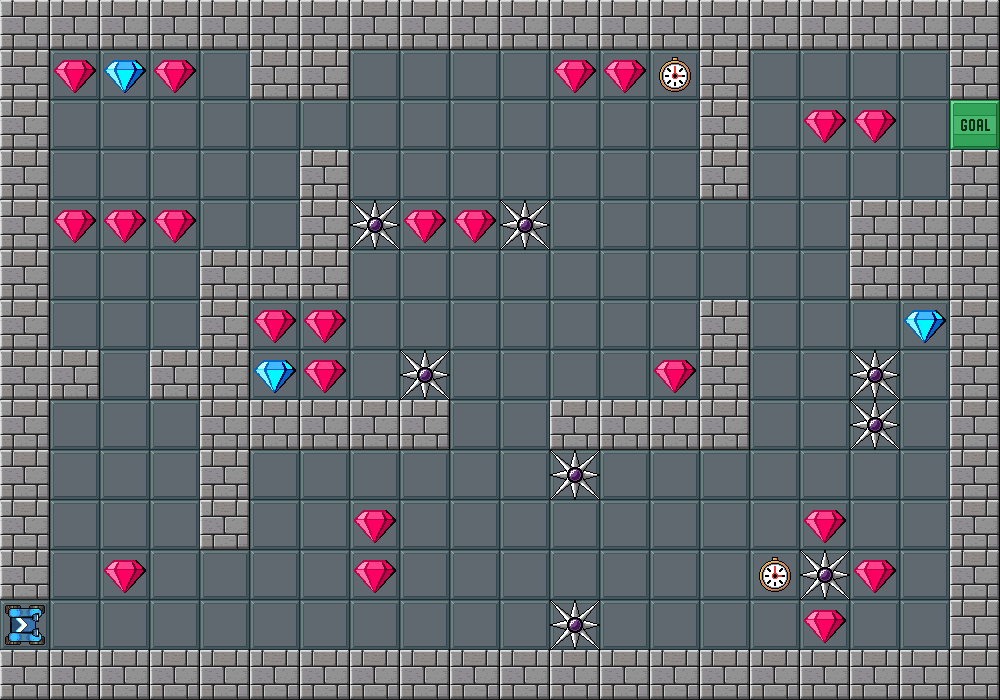

The image is a tile-based game level rendered from a .tmx file. Its description and complete source (layers, tilesets, objects, tile grids) follow:
An orthogonal 20x14 tile map with 50x50 px tiles, 1 tile layer (MapMaze).

<map version="1.1" tiledversion="2018.09.12" orientation="orthogonal" renderorder="right-down" width="20" height="14" tilewidth="50" tileheight="50" infinite="0" nextlayerid="3" nextobjectid="1">
 <tileset firstgid="1" source="TileSetMaze.tsx" />
 <layer id="2" name="MapMaze" width="20" height="14">
  <data encoding="csv">
2,2,2,2,2,2,2,2,2,2,2,2,2,2,2,2,2,2,2,2,
2,7,8,7,1,2,2,1,1,1,1,7,7,6,2,1,1,1,1,2,
2,1,1,1,1,1,1,1,1,1,1,1,1,1,2,1,7,7,1,4,
2,1,1,1,1,1,2,1,1,1,1,1,1,1,2,1,1,1,1,2,
2,7,7,7,1,1,2,3,7,7,3,1,1,1,1,1,1,2,2,2,
2,1,1,1,2,2,2,1,1,1,1,1,1,1,1,1,1,2,2,2,
2,1,1,1,2,7,7,1,1,1,1,1,1,1,2,1,1,1,8,2,
2,2,1,2,2,8,7,1,3,1,1,1,1,7,2,1,1,3,1,2,
2,1,1,1,2,2,2,2,2,1,1,2,2,2,2,1,1,3,1,2,
2,1,1,1,2,1,1,1,1,1,1,3,1,1,1,1,1,1,1,2,
2,1,1,1,2,1,1,7,1,1,1,1,1,1,1,1,7,1,1,2,
2,1,7,1,1,1,1,7,1,1,1,1,1,1,1,6,3,7,1,2,
5,1,1,1,1,1,1,1,1,1,1,3,1,1,1,1,7,1,1,2,
2,2,2,2,2,2,2,2,2,2,2,2,2,2,2,2,2,2,2,2
</data>
 </layer>
</map>
